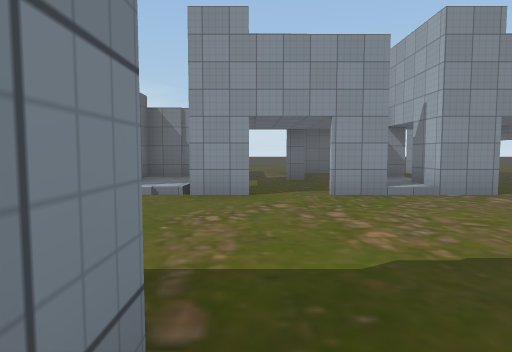
view 1 (above)

24 first-person views from a walk through a 3-D level made in the Unity game engine. The camera is 1.3 m above the floor, tilts 4° down and sees 75° across. The floor is counted in squares, 2 m on a side. Each view is taken from the middle of a square. On the plan, view 1 faces up. The plan holds only what a view shows up to about 10 squares ahead; the rest is blank. The place goes on beyond the plan. The player is left out. Some surface patterns are stand-ins.

view 2
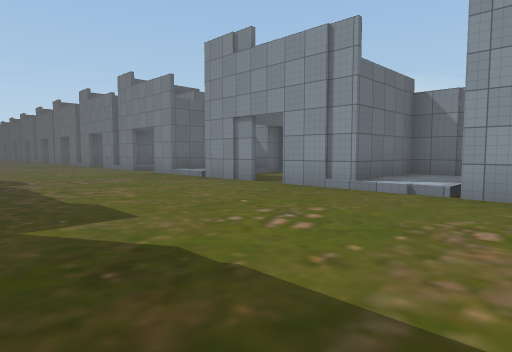

view 3
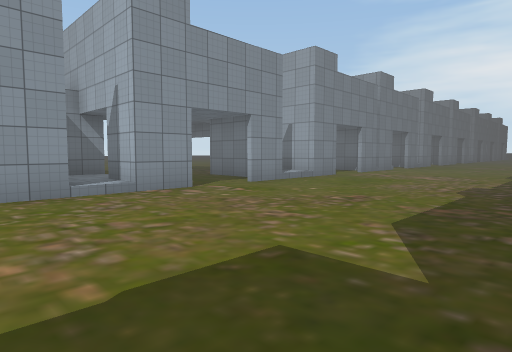

view 4
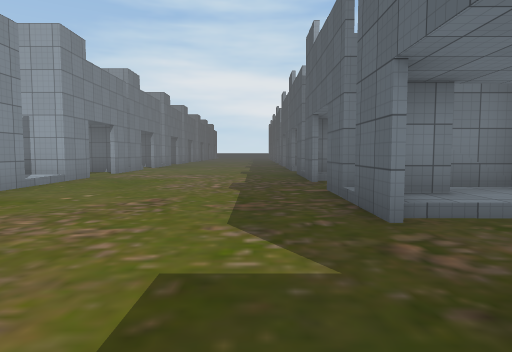

view 5
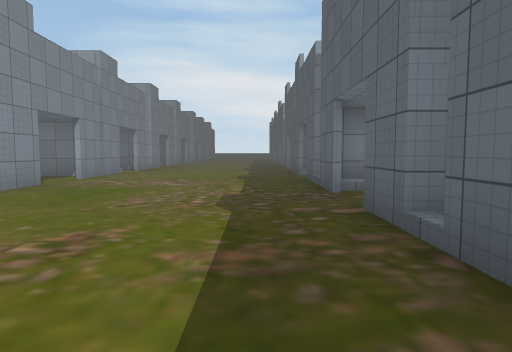

view 6
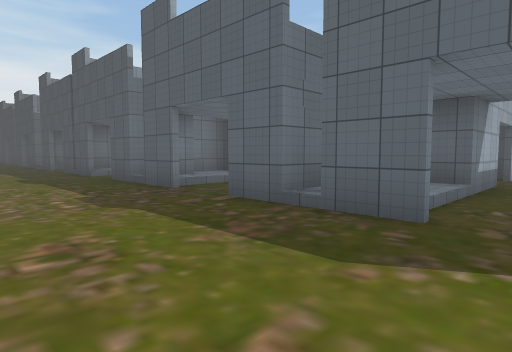

view 7
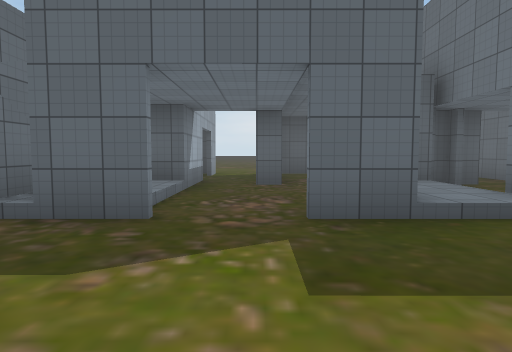

view 8
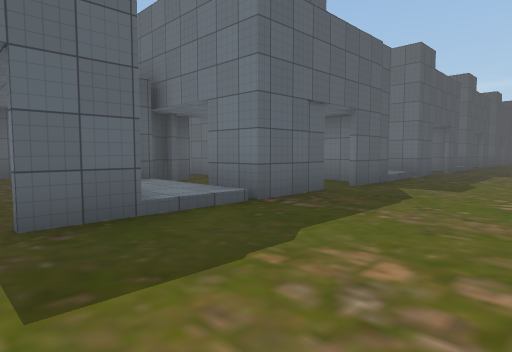

view 9
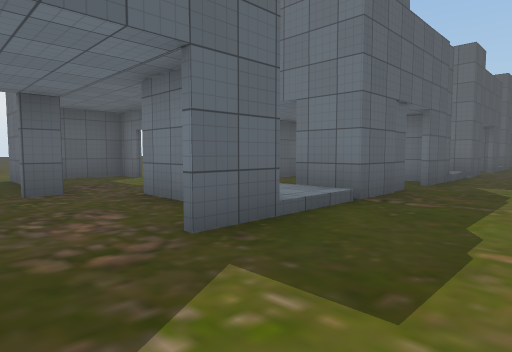

view 10
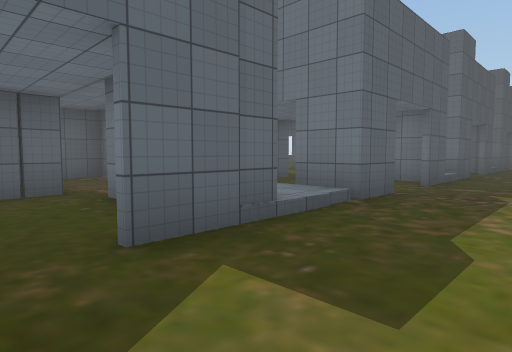

view 11
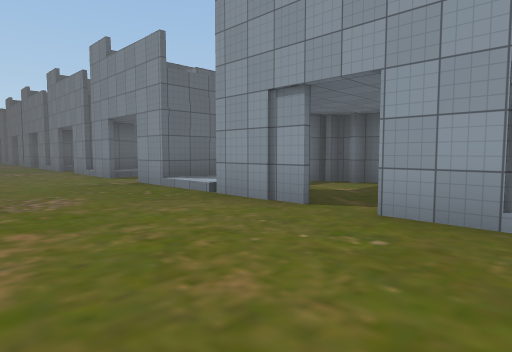

view 12
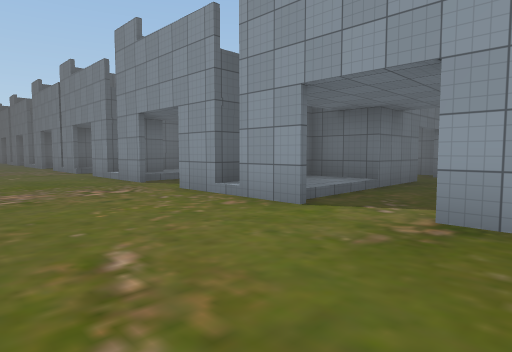

view 13
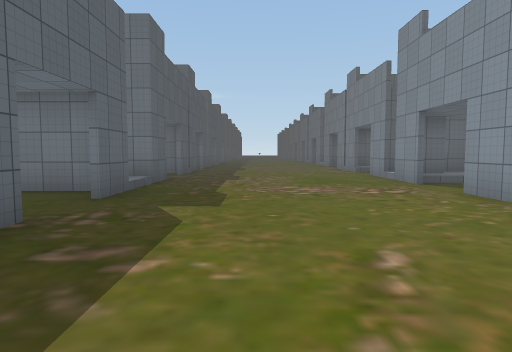

view 14
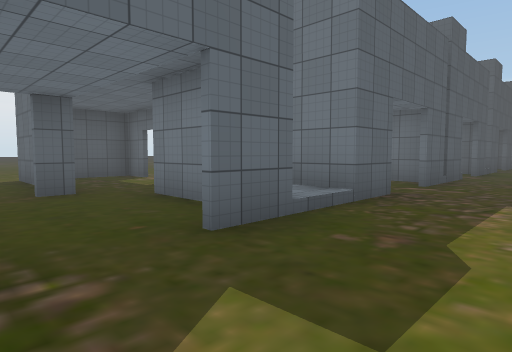

view 15
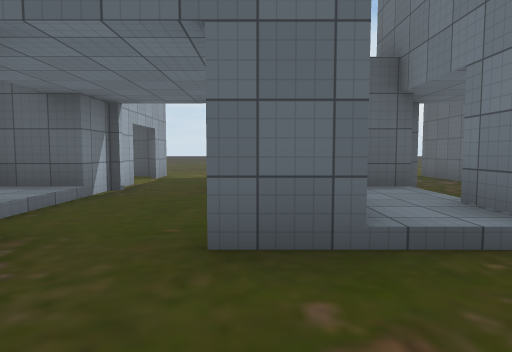

view 16
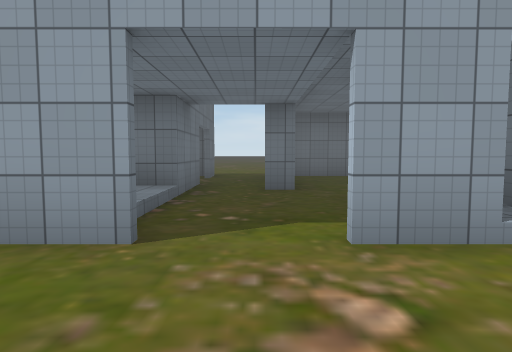

view 17
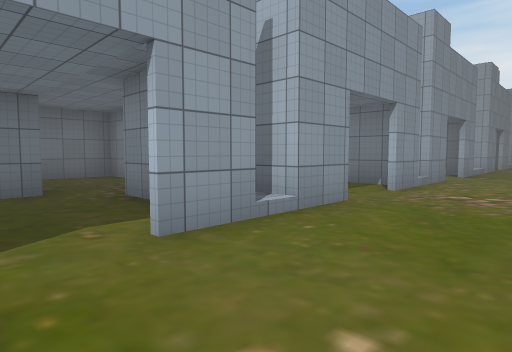

view 18
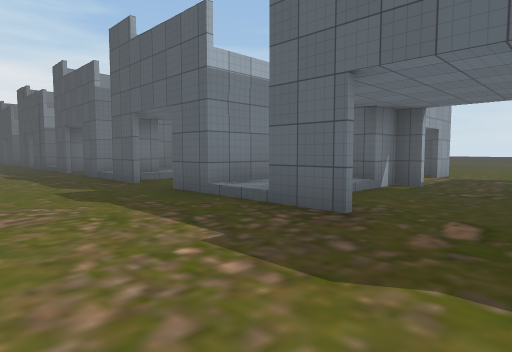

view 19
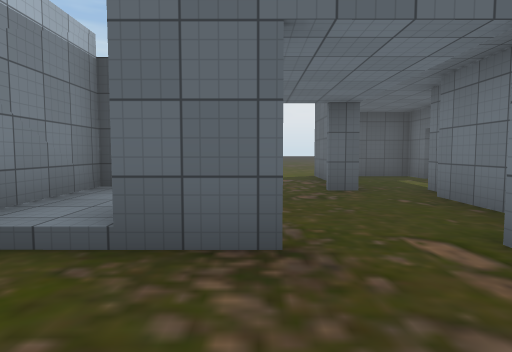

view 20
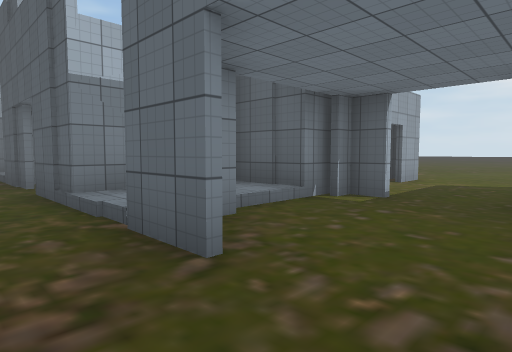

view 21
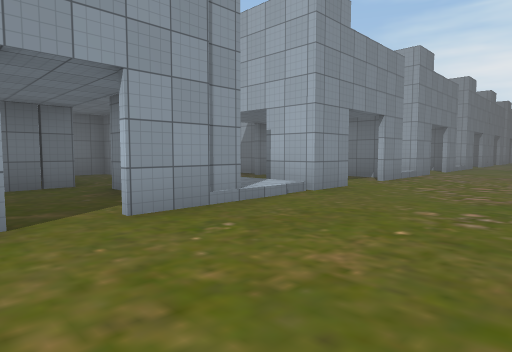

view 22
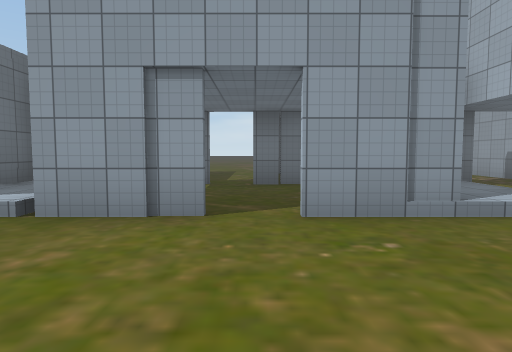

view 23
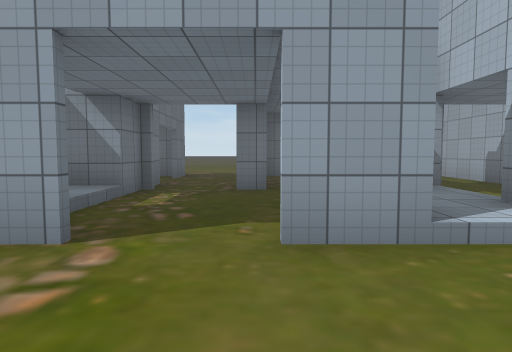

view 24
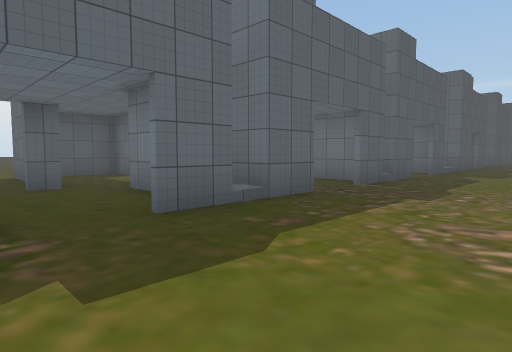

### Floor plan
Key: @ floor where view 1 was taken; # wall or solid block; x gap in a wall; . main floor; : floor 0.25 m higher than the main floor; / step, stairs or slope.
Columns run from 20 left of view 1 to 13 right of it. Each row starts with its distance up from view 1.
 14     ..                  ..
 13   ##..###     .. ##  ###..##   #
 12   .... ..     .. .   #  ..    .#
 11   .... ...    .. .  .#  ..    .#
 10  #.##.#.#.   #x##. #.#. #.#. #.
  9  .##/..##. ###...##...###..###.
  8 ..#:/..#/..#:....#:...#:/..#:.  #
  7 ..##/..#/..#:##..#:#..#:#..#:#..#
  6 ..###.###..#....##..............##
  5 ..................................
  4 ..................................
  3  .................................
  2 ..................................
  1 ##.####.####.##/#xx#///..#...###.#
  0 #...##...##...#:#..#@:#..##..:#..:
 -1 #.../#...:#.../:#.../:#..:#  :#..
 -2 #...##...##...###...###..##   #..
 -3 .#..#.#..# #..#..#.##..###    .#.
 -4 .#....#...  .....#.  ..##    ..#.
 -5 .#....#...  .....#  ...##    ..#.
 -6 ##..###..#  ..####  ######   ###.
 -7   ... ...   ...
 -8             ...
 -9              ..

Where each view was taken, in squares from view 1:
view 1: 0 up, 0 right, facing up
view 2: 1 up, 0 right, facing up-left
view 3: 1 up, 1 right, facing up-right
view 4: 2 up, 1 right, facing right
view 5: 2 up, 3 right, facing right
view 6: 4 up, 3 right, facing down-right
view 7: 4 up, 3 right, facing down
view 8: 4 up, 3 right, facing down-left
view 9: 3 up, 4 right, facing down-left
view 10: 3 up, 2 left, facing down-left
view 11: 3 up, 3 left, facing up-left
view 12: 3 up, 9 left, facing up-left
view 13: 3 up, 9 left, facing left
view 14: 3 up, 12 left, facing down-left
view 15: 3 up, 14 left, facing down
view 16: 4 up, 15 left, facing up
view 17: 4 up, 20 left, facing up-right
view 18: 4 up, 19 left, facing down-right
view 19: 3 up, 17 left, facing down
view 20: 2 up, 9 left, facing down-right
view 21: 3 up, 6 left, facing up-right
view 22: 3 up, 5 left, facing up
view 23: 4 up, 6 right, facing up
view 24: 4 up, 13 right, facing down-left
